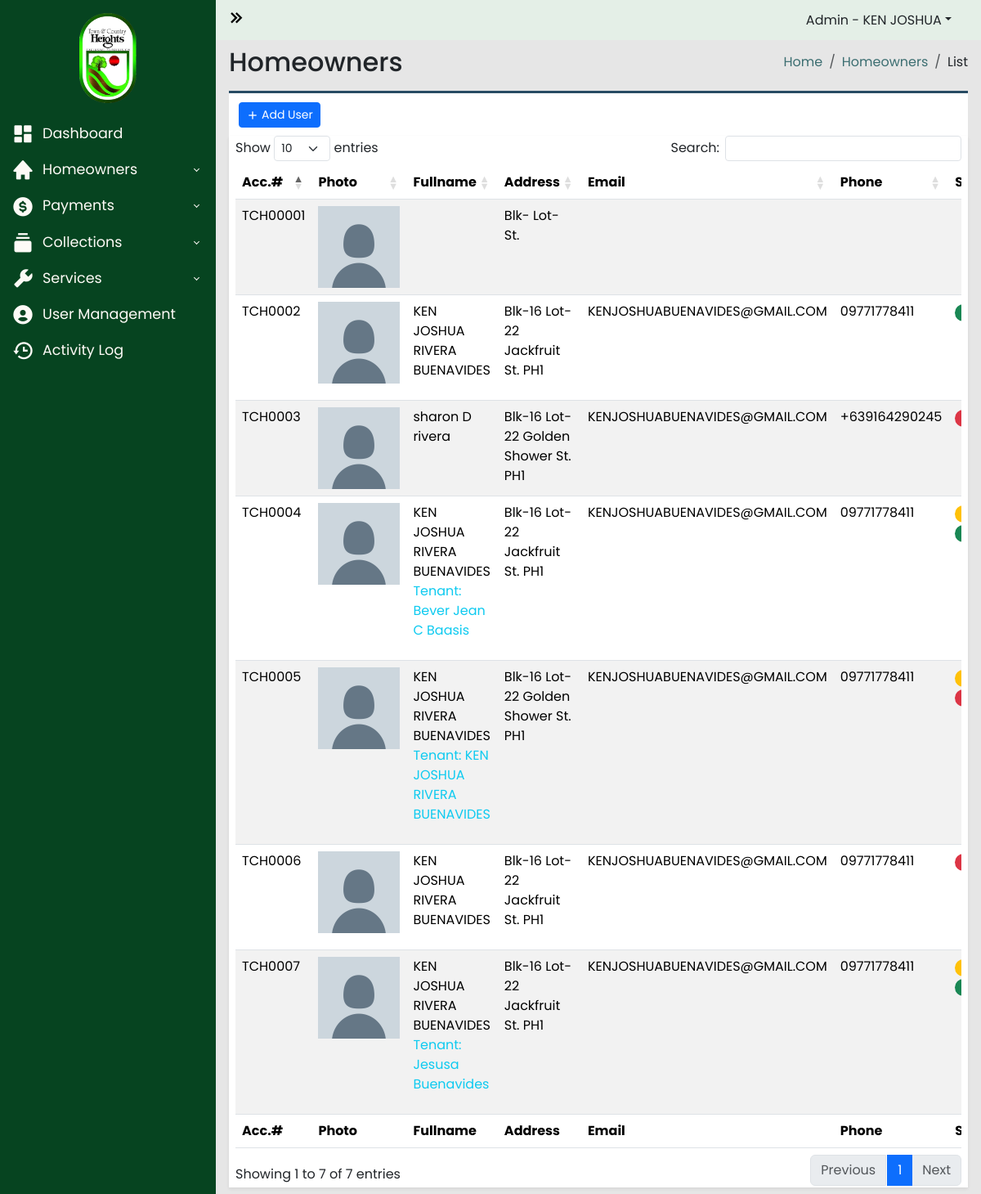
Before: /admin-panel/homeowners.php (signed in) with the older database file.
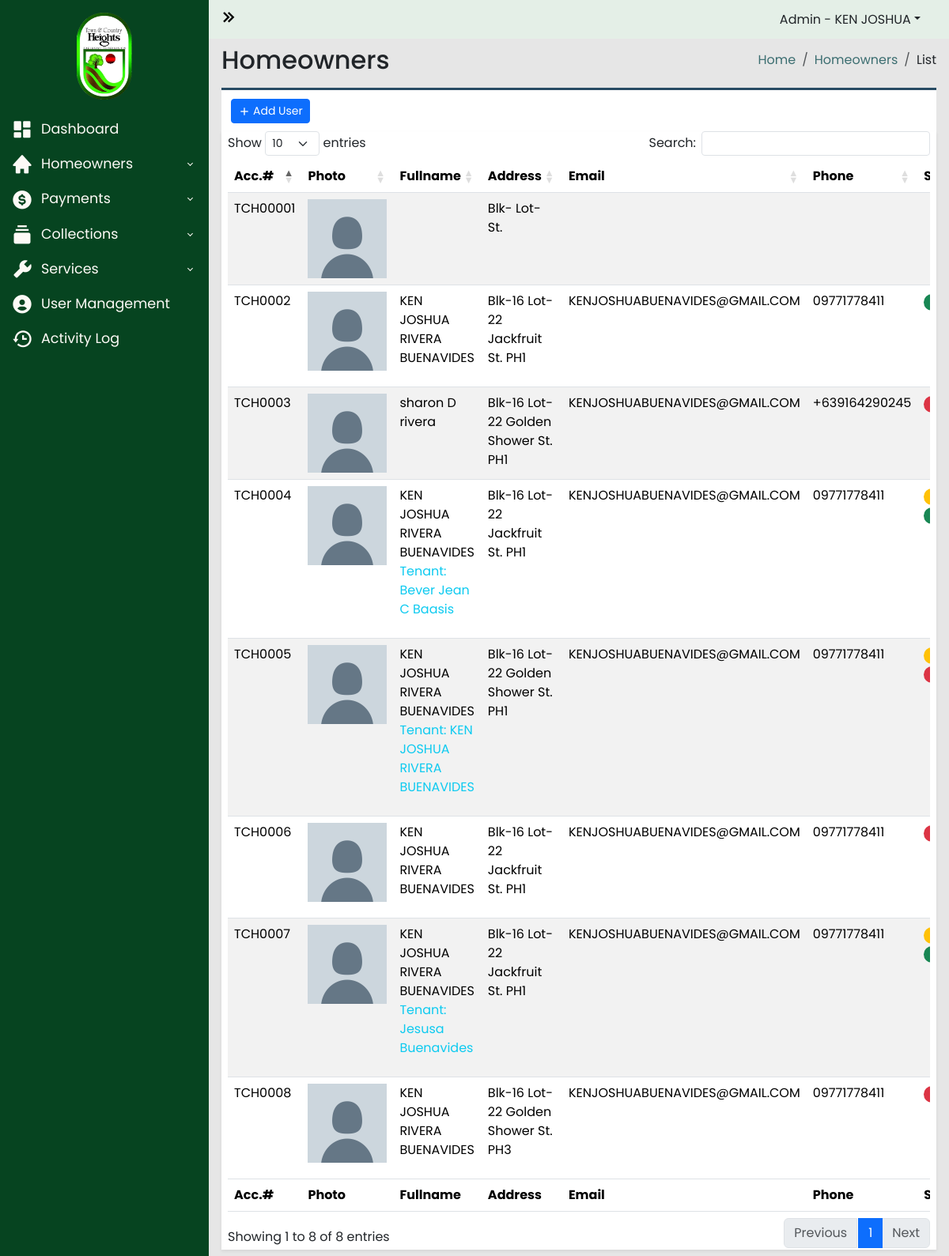
After: the same page with the newer database file.
### tables this page shows
CREATE TABLE `homeowners_users` (
  `id` int(100) NOT NULL,
  `account_number` varchar(100) NOT NULL,
  `username` varchar(100) NOT NULL,
  `password` varchar(100) NOT NULL,
  `firstname` varchar(100) NOT NULL,
  `lastname` varchar(100) NOT NULL,
  `middle_initial` varchar(100) NOT NULL,
  `email` varchar(100) NOT NULL,
  `phone_number` varchar(100) NOT NULL,
  `blk` varchar(100) NOT NULL,
  `lot` varchar(100) NOT NULL,
  `street` varchar(100) NOT NULL,
  `phase` varchar(100) NOT NULL,
  `status` varchar(100) NOT NULL,
  `tenant_name` varchar(100) NOT NULL
);

### admin-panel/homeowners.php (the view, shortened to what this page needs)
<?php
require_once("../includes/header.php");
?>
<?php
$server = new Server;
$server->adminAuthentication();
?>
<body>
	<div class="wrapper">
		<?php
		require_once("../includes/sidebar.php");
		?>
		<div class="main">
			<?php
			require_once("../includes/navbar.php");
			?>
			<main class="content px-3 py-2">
				<section class="content-header d-flex justify-content-between align-items-center mb-3">
					<h2 class="">Homeowners</h2>
					<ol class="breadcrumb mb-0">
						<li class="breadcrumb-item"><a href="#">Home</a></li>
						<li class="breadcrumb-item"><a href="#">Homeowners</a></li>
						<li class="breadcrumb-item">List</li>
					</ol>
				</section>
				<section class="main-content">
					<div class="row">
						<div class="col-xs-12">
							<div class="box">
								<div class="header-box container-fluid d-flex align-items-center">
									<div class="col">
										<a href="#addHomeowners" data-bs-toggle="modal" class="btn btn-primary btn-sm btn-flat"><i class='bx bx-plus bx-xs bx-tada-hover'></i>Add User</a>
									</div>
								</div>
								<div class="body-box shadow-sm">
									<div class="table-responsive mx-2">
										<table id="homeownersTable" class="table table-striped" style="width:100%">
											<thead>
												<tr>
													<th width="10%">Acc.#</th>
													<th width="20%">Photo</th>
													<th width="40%">Fullname</th>
													<th width="40%">Address</th>
													<th width="20%">Email</th>
													<th width="20%">Phone</th>
													<th width="20%">Status</th>
												</tr>
											</thead>
											<tbody>
												<?php
												$query = "SELECT * FROM homeowners_users";
												$connection = $server->openConn();
												$stmt = $connection->prepare($query);
												$stmt->execute();
												while ($result = $stmt->fetch()) {
													$account_number = $result['account_number'];
													$firstname = $result['firstname'];
													$lastname = $result['lastname'];
													$middle_initial = $result['middle_initial'];
													$blk = $result['blk'];
													$lot = $result['lot'];
													$street = $result['street'];
													$phase = $result['phase'];
													$status = $result['status'];
													$email = $result['email'];
													$phone_number = $result['phone_number'];
													$tenant_name = $result['tenant_name'];
												?>
													<tr>
														<td><?php echo $account_number; ?></td>
														<td>
															<div class="profile-container"><img class="profile-image" src="../uploads/default-profile.png"></div>
														</td>
														<td>
															<?php
															if ($tenant_name == "") {
																$tenant_name = "";
															} else {
																$tenant_name = "Tenant: " . $tenant_name;
															}
															echo $firstname . " " . $middle_initial . " " . $lastname . "<br><p class='text-info'>" . $tenant_name . "</p>";
															?>
														</td>
														<td><?php echo "Blk-" . $blk . " Lot-" . $lot . " " . $street . " St. " . $phase; ?></td>
														<td><?php echo $email; ?></td>
														<td><?php echo $phone_number; ?></td>
														<td>
															<?php
															if ($status == 'Member') {
															?>
																<span class="badge rounded-pill text-bg-success"><?php echo $status; ?></span>
															<?php
															} elseif ($status == 'Non-member') {
															?>
																<span class="badge rounded-pill text-bg-danger"><?php echo $status; ?></span>
															<?php
															} elseif ($status == 'Tenant - Member') {
															?>
																<span class="badge rounded-pill text-bg-warning">Tenant</span>
																<span class="badge rounded-pill text-bg-success">Member</span>
															<?php
															} elseif ($status == 'Tenant - Non-member') {
															?>
																<span class="badge rounded-pill text-bg-warning">Tenant</span>
																<span class="badge rounded-pill text-bg-danger">Non-Member</span>
															<?php
															}
															?>
														</td>
													</tr>
												<?php
												}
												?>
											</tbody>
											<tfoot>
												<tr>
													<th width="10%">Acc.#</th>
													<th width="20%">Photo</th>
													<th width="40%">Fullname</th>
													<th width="40%">Address</th>
													<th width="20%">Email</th>
													<th width="30%">Phone</th>
													<th width="30%">Status</th>
												</tr>
											</tfoot>
										</table>
									</div>
								</div>
							</div>
						</div>
					</div>
				</section>
			</main>
		</div>
	</div>
	<?php
	include("../includes/footer.php");
	?>

### includes/header.php (shortened to what this page needs)
<!DOCTYPE html>
<html lang="en">
<head>
  <link rel="stylesheet" href="https://cdnjs.cloudflare.com/ajax/libs/twitter-bootstrap/5.3.0/css/bootstrap.min.css">
  <link rel="stylesheet" href="https://cdn.datatables.net/1.13.7/css/dataTables.bootstrap5.min.css">
  <link href="https://cdn.jsdelivr.net/npm/bootstrap@5.3.2/dist/css/bootstrap.min.css" rel="stylesheet">
  <link href="https://unpkg.com/boxicons@2.1.4/css/boxicons.min.css" rel="stylesheet" />
  <link rel="stylesheet" href="../styles/general.css">
  <link rel="stylesheet" href="../styles/admin-dashboard.css">
  <link rel="stylesheet" href="../styles/login.css">
  <link rel="stylesheet" href="../styles/signup.css">
</head>

### includes/sidebar.php (shortened to what this page needs)
<aside id="sidebar">
  <div class="">
    <div class="sidebar-logo">
      <a href="#"><img class="logo-img" src="../img/logo.png" alt=""></a>
    </div>
    <ul class="sidebar-nav">
      <li class="sidebar-item">
        <div class="d-grid">
          <button class="btn dashboard-btn btn-sidebar btn-dashboard">
            <a href="../admin-panel/dashboard.php" class="sidebar-link "><i class="bx bxs-dashboard bx-tada-hover"></i>Dashboard</a>
          </button>
        </div>
      </li>
      <li class="sidebar-item">
        <div class="d-grid">
          <button class="btn btn-sidebar btn-dashboard-dropdown btn-homeowners">
            <a href="#" class="sidebar-link collapsed" type="button" data-bs-toggle="collapse" data-bs-target="#sidebar-dropdown-homeowners"><i class="bx bxs-home bx-tada-hover"></i>Homeowners</i></a>
          </button>
        </div>
      </li>
      <li class="sidebar-item">
        <div class="d-grid">
          <button class="btn btn-sidebar btn-dashboard-dropdown">
            <a href="#" class="sidebar-link collapsed sidebar-dropdown-btn" type="button" data-bs-toggle="collapse" data-bs-target="#sidebar-dropdown-payments"><i class="bx bxs-dollar-circle bx-tada-hover"></i>Payments</a>
          </button>
        </div>
      </li>
      <li class="sidebar-item">
        <div class="d-grid">
          <button class="btn btn-sidebar btn-dashboard-dropdown">
            <a href="#" class="sidebar-link collapsed sidebar-dropdown-btn" data-bs-toggle="collapse" data-bs-target="#sidebar-dropdown-collections"><i class="bx bxs-collection bx-tada-hover"></i>Collections</a>
          </button>
        </div>
      </li>
      <li class="sidebar-item">
        <div class="d-grid">
          <button class="btn btn-sidebar btn-dashboard-dropdown">
            <a href="#" class="sidebar-link collapsed sidebar-dropdown-btn" data-bs-toggle="collapse" data-bs-target="#sidebar-dropdown-services"><i class="bx bxs-wrench bx-tada-hover"></i>Services</a>
          </button>
        </div>
      </li>
      <li class="sidebar-item">
        <div class="d-grid">
          <button class="btn user-btn btn-sidebar btn-dashboard">
            <a href="../admin-panel/user.php" class="sidebar-link "><i class="bx bxs-user-circle bx-tada-hover"></i>User Management</a>
          </button>
        </div>
      </li>
      <li class="sidebar-item">
        <div class="d-grid">
          <button class="btn btn-sidebar btn-dashboard-dropdown">
            <a href="../admin-panel/activity-log.php" class="sidebar-link collapsed sidebar-dropdown-btn"><i class="bx bx-history bx-tada-hover"></i>Activity Log</a>
          </button>
        </div>
      </li>
    </ul>
  </div>
</aside>

### includes/navbar.php (shortened to what this page needs)
<nav class="navbar navbar-expand-lg">
  <div class="container-fluid">
    <button id="sidebar-toggler-btn" type="button">
      <i id="chevron-right" class="bx bx-chevrons-right fs-3"></i>
    </button>
    <div class="navbar-collapse collapse" id="navbar-collapse">
      <div class="nav-item dropdown me-4">
        <a href="#" class="nav-link dropdown-toggle" role="button" data-bs-toggle="dropdown">Admin - <?php echo $_SESSION['firstname']; ?></a>
      </div>
    </div>
  </div>
</nav>

### includes/footer.php (shortened to what this page needs)
</body>
</html>

### styles/general.css (style rules this page uses)
* { padding: 0; margin: 0; box-sizing: border-box; font-family: Poppins, sans-serif; }

### styles/admin-dashboard.css (style rules this page uses)
* { padding: 0; margin: 0; box-sizing: border-box; font-family: Poppins, sans-serif; }
body { background-image: url("../img/town_and_country_heights.jpg"); background-size: cover; background-repeat: no-repeat; background-attachment: fixed; }
.wrapper { display: flex; align-items: stretch; width: 100%; overflow: hidden; min-height: 100vh; }
.main { background-color: #e6e6e6; margin-left: 264px; transition: 0.6s ease; }
#sidebar { position: fixed; top: 0; bottom: 0; max-width: 264px; min-width: 264px; background-color: #064420; transition: 0.6s ease; }
.main { display: flex; flex-direction: column; width: 100%; overflow: hidden; }
.navbar { background-color: #E4EFE7; }
.sidebar-logo { margin: 1rem 2rem; display: flex; justify-content: center; }
.sidebar-logo a { text-decoration: none; color: #FAF1E6; font-size: 2rem; }
.logo-img { height: 110px; }
#sidebar-toggler-btn { border: none; background-color: transparent; }
.sidebar-nav { flex-grow: 1; list-style: none; padding-left: 0; }
.sidebar-link { text-decoration: none; font-size: 1.1rem; display: block; padding: 6px 12px; }
.bxs-dashboard, .bxs-home, .bxs-dollar-circle, .bxs-collection, .bxs-wrench, .bxs-user-circle, .bx-history { margin-right: 10px; vertical-align: middle; font-size: 1.75rem; }
.sidebar-link, .bxs-dashboard { color: #FDFAF6; }
.sidebar-link[data-bs-toggle="collapse"]::after { border: solid; border-width: 0 .075rem .075rem 0; content: ""; display: inline-block; padding: 2px; position: absolute; right: 1.2rem; top: 1rem; transform: rotate(-135deg); transition: all .2s ease-out; }
.sidebar-link[data-bs-toggle="collapse"].collapsed::after { transform: rotate(45deg); transition: all .2s ease-out; }
.btn-dashboard, .btn-dashboard-dropdown { padding: 0px; text-align: left; position: relative; border: 2px solid transparent !important; }
h2 { margin: 0; }
.breadcrumb-item a { text-decoration: none; color: #3C6E71; }
.header-box { height: 55px; background-color: white; border-top: solid 3px #284B63; }
.bx-plus, .bx-refresh { vertical-align: middle; margin-right: 3px; }
.body-box { background-color: white; }
.profile-image { height: 100px; width: 100px; object-fit: cover; }

### styles/login.css (style rules this page uses)
* { font-family: 'Poppins', sans-serif; }

### styles/signup.css (style rules this page uses)
* { font-family: 'Poppins', sans-serif; }

Changed rows visible on the page:
added homeowners_users: account_number "TCH0008", firstname "KEN JOSHUA", middle_initial "RIVERA", lastname "BUENAVIDES", blk "16", lot "22", street "Golden Shower", phase "PH3", email "KENJOSHUABUENAVIDES@GMAIL.COM", phone_number "09771778411"
Other visible differences:
text written by a page script: "Show entries Search: Showing 1 to 7 of 7 entries Previous 1 Next" → "Show entries Search: Showing 1 to 8 of 8 entries Previous 1 Next"
